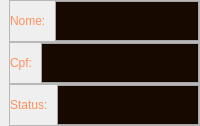
            <widget class="QWidget" name="pg_home">
             <layout class="QVBoxLayout" name="verticalLayout_14">
              <property name="spacing">
               <number>0</number>
              </property>
              <property name="leftMargin">
               <number>9</number>
              </property>
              <property name="topMargin">
               <number>0</number>
              </property>
              <property name="rightMargin">
               <number>0</number>
              </property>
              <property name="bottomMargin">
               <number>0</number>
              </property>
              <item>
               <widget class="QFrame" name="logo">
                <property name="font">
                 <font>
                  <family>Gilroy-Bold</family>
                  <pointsize>10</pointsize>
                 </font>
                </property>
                <property name="styleSheet">
                 <string notr="true">background-image: url(:/imagens/imagens/logo_mini.png);
background-repeat: no-repeat;
background-position:center;</string>
                </property>
                <property name="frameShape">
                 <enum>QFrame::StyledPanel</enum>
                </property>
                <property name="frameShadow">
                 <enum>QFrame::Raised</enum>
                </property>
               </widget>
              </item>
              <item>
               <widget class="QFrame" name="campoUsuario">
                <property name="frameShape">
                 <enum>QFrame::StyledPanel</enum>
                </property>
                <property name="frameShadow">
                 <enum>QFrame::Raised</enum>
                </property>
                <layout class="QHBoxLayout" name="horizontalLayout_3">
                 <property name="spacing">
                  <number>9</number>
                 </property>
                 <property name="leftMargin">
                  <number>0</number>
                 </property>
                 <property name="topMargin">
                  <number>0</number>
                 </property>
                 <property name="rightMargin">
                  <number>0</number>
                 </property>
                 <property name="bottomMargin">
                  <number>0</number>
                 </property>
                 <item>
                  <widget class="QLabel" name="nomeUsuarioText">
                   <property name="styleSheet">
                    <string notr="true">QLabel{
	color:#FF915D;
	font: 16pt &quot;Gilroy-SemiBold&quot;;
}</string>
                   </property>
                   <property name="text">
                    <string>Nome:</string>
                   </property>
                  </widget>
                 </item>
                 <item>
                  <widget class="QLineEdit" name="nomeUsuarioLogado">
                   <property name="sizePolicy">
                    <sizepolicy hsizetype="MinimumExpanding" vsizetype="Fixed">
                     <horstretch>0</horstretch>
                     <verstretch>0</verstretch>
                    </sizepolicy>
                   </property>
                   <property name="minimumSize">
                    <size>
                     <width>0</width>
                     <height>40</height>
                    </size>
                   </property>
                   <property name="styleSheet">
                    <string notr="true">QLineEdit {
	font: 12pt &quot;Gilroy-Medium&quot;;
	background-color: transparent;
	color: #AAAAAA;
	background-color: #170900;
	border:1px solid #A6A6A6;
}

QLineEdit:hover{
	border:1px solid #DADADA;
}

QLineEdit::focus{
	border: 2px solid #FFBD59;
}</string>
                   </property>
                   <property name="alignment">
                    <set>Qt::AlignCenter</set>
                   </property>
                   <property name="readOnly">
                    <bool>true</bool>
                   </property>
                  </widget>
                 </item>
                </layout>
               </widget>
              </item>
              <item>
               <widget class="QFrame" name="campoCpf">
                <property name="frameShape">
                 <enum>QFrame::StyledPanel</enum>
                </property>
                <property name="frameShadow">
                 <enum>QFrame::Raised</enum>
                </property>
                <layout class="QHBoxLayout" name="horizontalLayout_4">
                 <property name="spacing">
                  <number>9</number>
                 </property>
                 <property name="leftMargin">
                  <number>0</number>
                 </property>
                 <property name="topMargin">
                  <number>0</number>
                 </property>
                 <property name="rightMargin">
                  <number>0</number>
                 </property>
                 <property name="bottomMargin">
                  <number>0</number>
                 </property>
                 <item>
                  <widget class="QLabel" name="cpfText">
                   <property name="styleSheet">
                    <string notr="true">QLabel{
	color:#FF915D;
	font: 16pt &quot;Gilroy-SemiBold&quot;;
}</string>
                   </property>
                   <property name="text">
                    <string>Cpf:</string>
                   </property>
                  </widget>
                 </item>
                 <item>
                  <widget class="QLineEdit" name="cpfUsuarioLogado">
                   <property name="minimumSize">
                    <size>
                     <width>0</width>
                     <height>40</height>
                    </size>
                   </property>
                   <property name="styleSheet">
                    <string notr="true">QLineEdit {
	font: 12pt &quot;Gilroy-Medium&quot;;
	background-color: transparent;
	color: #AAAAAA;
	background-color: #170900;
	border:1px solid #A6A6A6;
}

QLineEdit:hover{
	border:1px solid #DADADA;
}

QLineEdit::focus{
	border: 2px solid #FFBD59;
}</string>
                   </property>
                   <property name="alignment">
                    <set>Qt::AlignCenter</set>
                   </property>
                   <property name="readOnly">
                    <bool>true</bool>
                   </property>
                  </widget>
                 </item>
                </layout>
               </widget>
              </item>
              <item>
               <widget class="QFrame" name="campoStatus">
                <property name="frameShape">
                 <enum>QFrame::StyledPanel</enum>
                </property>
                <property name="frameShadow">
                 <enum>QFrame::Raised</enum>
                </property>
                <layout class="QHBoxLayout" name="horizontalLayout_21">
                 <property name="spacing">
                  <number>9</number>
                 </property>
                 <property name="leftMargin">
                  <number>0</number>
                 </property>
                 <property name="topMargin">
                  <number>0</number>
                 </property>
                 <property name="rightMargin">
                  <number>0</number>
                 </property>
                 <property name="bottomMargin">
                  <number>0</number>
                 </property>
                 <item>
                  <widget class="QLabel" name="statusText">
                   <property name="styleSheet">
                    <string notr="true">QLabel{
	color:#FF915D;
	font: 16pt &quot;Gilroy-SemiBold&quot;;
}</string>
                   </property>
                   <property name="text">
                    <string>Status:</string>
                   </property>
                  </widget>
                 </item>
                 <item>
                  <widget class="QLineEdit" name="campoStatusLogado">
                   <property name="minimumSize">
                    <size>
                     <width>0</width>
                     <height>40</height>
                    </size>
                   </property>
                   <property name="styleSheet">
                    <string notr="true">QLineEdit {
	font: 12pt &quot;Gilroy-Medium&quot;;
	background-color: transparent;
	color: #AAAAAA;
	background-color: #170900;
	border:1px solid #A6A6A6;
}

QLineEdit:hover{
	border:1px solid #DADADA;
}

QLineEdit::focus{
	border: 2px solid #FFBD59;
}</string>
                   </property>
                   <property name="alignment">
                    <set>Qt::AlignCenter</set>
                   </property>
                   <property name="readOnly">
                    <bool>true</bool>
                   </property>
                  </widget>
                 </item>
                </layout>
               </widget>
              </item>
             </layout>
            </widget>
